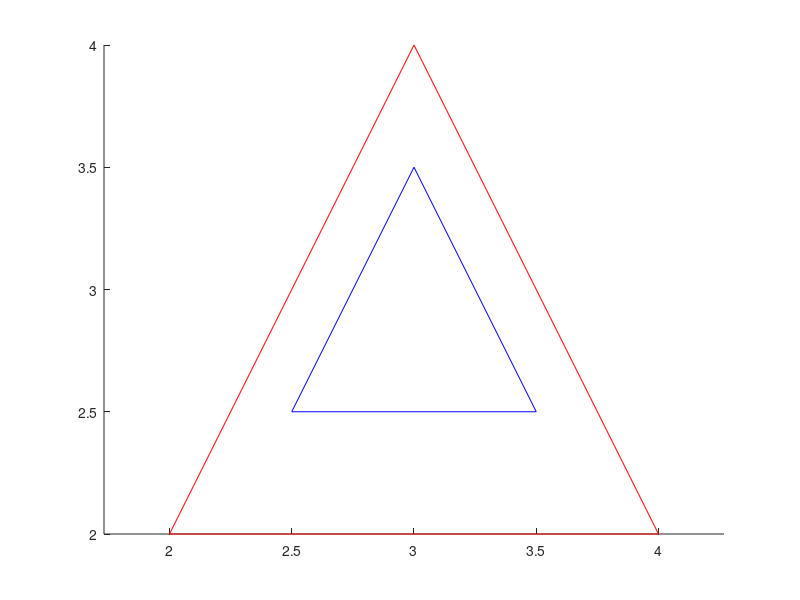

This chart was generated by the following MATLAB code: (Note: this script raises an error after producing the figure.)
x1 = [2, 4, 3]; 
y1 = [2, 2, 4];
P1 = [x1; y1]';

x2 = [2.5, 3.5, 3]; 
y2 = [2.5, 2.5, 3.5];
P2 = [x2; y2]';

figure;
line([P1(:,1)' P1(1,1)], [P1(:,2)' P1(1,2)], 'Color', 'r');
hold on;
line([P2(:,1)' P2(1,1)], [P2(:,2)' P2(1,2)], 'Color', 'b');
axis equal;

flag = triangle_intersection(P1, P2);
if flag == 1
    disp("Intersection")
else
    disp("No Intersection")
end